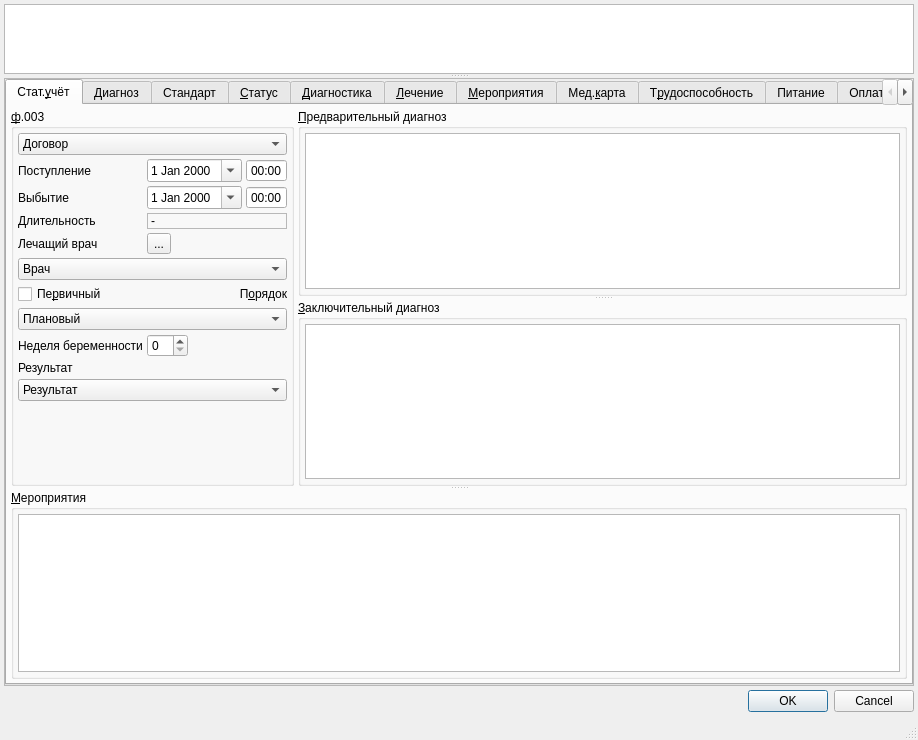
<?xml version="1.0" encoding="UTF-8"?>
<ui version="4.0">
 <class>Dialog</class>
 <widget class="QDialog" name="Dialog">
  <property name="geometry">
   <rect>
    <x>0</x>
    <y>0</y>
    <width>918</width>
    <height>740</height>
   </rect>
  </property>
  <property name="windowTitle">
   <string>Dialog</string>
  </property>
  <property name="sizeGripEnabled">
   <bool>true</bool>
  </property>
  <layout class="QGridLayout" name="gridLayout_4">
   <property name="margin">
    <number>4</number>
   </property>
   <property name="spacing">
    <number>4</number>
   </property>
   <item row="0" column="0">
    <widget class="QSplitter" name="splitter_3">
     <property name="sizePolicy">
      <sizepolicy hsizetype="Preferred" vsizetype="Preferred">
       <horstretch>0</horstretch>
       <verstretch>2</verstretch>
      </sizepolicy>
     </property>
     <property name="orientation">
      <enum>Qt::Vertical</enum>
     </property>
     <widget class="CTextBrowser" name="txtClientInfoBrowser">
      <property name="sizePolicy">
       <sizepolicy hsizetype="Expanding" vsizetype="Ignored">
        <horstretch>0</horstretch>
        <verstretch>1</verstretch>
       </sizepolicy>
      </property>
      <property name="minimumSize">
       <size>
        <width>0</width>
        <height>0</height>
       </size>
      </property>
      <property name="maximumSize">
       <size>
        <width>16777215</width>
        <height>16777215</height>
       </size>
      </property>
      <property name="focusPolicy">
       <enum>Qt::ClickFocus</enum>
      </property>
      <property name="whatsThis">
       <string>Описание пациента</string>
      </property>
      <property name="html">
       <string>&lt;!DOCTYPE HTML PUBLIC &quot;-//W3C//DTD HTML 4.0//EN&quot; &quot;http://www.w3.org/TR/REC-html40/strict.dtd&quot;&gt;
&lt;html&gt;&lt;head&gt;&lt;meta name=&quot;qrichtext&quot; content=&quot;1&quot; /&gt;&lt;style type=&quot;text/css&quot;&gt;
p, li { white-space: pre-wrap; }
&lt;/style&gt;&lt;/head&gt;&lt;body style=&quot; font-family:'MS Shell Dlg 2'; font-size:8.25pt; font-weight:400; font-style:normal;&quot;&gt;
&lt;p style=&quot;-qt-paragraph-type:empty; margin-top:0px; margin-bottom:0px; margin-left:0px; margin-right:0px; -qt-block-indent:0; text-indent:0px; font-size:8pt;&quot;&gt;&lt;br /&gt;&lt;/p&gt;&lt;/body&gt;&lt;/html&gt;</string>
      </property>
     </widget>
     <widget class="QScrollArea" name="scrollArea">
      <property name="sizePolicy">
       <sizepolicy hsizetype="Preferred" vsizetype="Preferred">
        <horstretch>0</horstretch>
        <verstretch>5</verstretch>
       </sizepolicy>
      </property>
      <property name="widgetResizable">
       <bool>true</bool>
      </property>
      <widget class="QTabWidget" name="tabWidget">
       <property name="geometry">
        <rect>
         <x>0</x>
         <y>0</y>
         <width>908</width>
         <height>598</height>
        </rect>
       </property>
       <property name="tabPosition">
        <enum>QTabWidget::North</enum>
       </property>
       <property name="tabShape">
        <enum>QTabWidget::Rounded</enum>
       </property>
       <property name="currentIndex">
        <number>0</number>
       </property>
       <widget class="QWidget" name="tabToken">
        <attribute name="title">
         <string>Стат.&amp;учёт</string>
        </attribute>
        <layout class="QGridLayout" name="gridLayout_3">
         <property name="margin">
          <number>4</number>
         </property>
         <property name="spacing">
          <number>4</number>
         </property>
         <item row="0" column="0">
          <widget class="QSplitter" name="splitter_2">
           <property name="orientation">
            <enum>Qt::Vertical</enum>
           </property>
           <property name="opaqueResize">
            <bool>true</bool>
           </property>
           <property name="childrenCollapsible">
            <bool>false</bool>
           </property>
           <widget class="QFrame" name="frameBaseAndDiagnosises">
            <property name="frameShape">
             <enum>QFrame::NoFrame</enum>
            </property>
            <property name="frameShadow">
             <enum>QFrame::Raised</enum>
            </property>
            <layout class="QHBoxLayout" name="horizontalLayout">
             <property name="spacing">
              <number>4</number>
             </property>
             <property name="margin">
              <number>0</number>
             </property>
             <item>
              <widget class="QGroupBox" name="grpBase">
               <property name="sizePolicy">
                <sizepolicy hsizetype="Maximum" vsizetype="Preferred">
                 <horstretch>0</horstretch>
                 <verstretch>0</verstretch>
                </sizepolicy>
               </property>
               <property name="title">
                <string>&amp;ф.003</string>
               </property>
               <layout class="QGridLayout" name="gridLayout_2">
                <property name="margin">
                 <number>4</number>
                </property>
                <property name="spacing">
                 <number>4</number>
                </property>
                <item row="5" column="1">
                 <widget class="QToolButton" name="btnExecPersonList">
                  <property name="text">
                   <string>...</string>
                  </property>
                 </widget>
                </item>
                <item row="12" column="0" colspan="2">
                 <spacer name="verticalSpacer">
                  <property name="orientation">
                   <enum>Qt::Vertical</enum>
                  </property>
                  <property name="sizeHint" stdset="0">
                   <size>
                    <width>20</width>
                    <height>40</height>
                   </size>
                  </property>
                 </spacer>
                </item>
                <item row="0" column="0" colspan="2">
                 <widget class="CContractComboBox" name="cmbContract">
                  <property name="whatsThis">
                   <string>номер, дата и основание договора в рамках которого производится осмотр</string>
                  </property>
                  <item>
                   <property name="text">
                    <string>Договор</string>
                   </property>
                  </item>
                 </widget>
                </item>
                <item row="1" column="0">
                 <widget class="QLabel" name="lblBegDate">
                  <property name="sizePolicy">
                   <sizepolicy hsizetype="Maximum" vsizetype="Preferred">
                    <horstretch>0</horstretch>
                    <verstretch>0</verstretch>
                   </sizepolicy>
                  </property>
                  <property name="text">
                   <string>Поступление</string>
                  </property>
                  <property name="buddy">
                   <cstring>edtBegDate</cstring>
                  </property>
                 </widget>
                </item>
                <item row="2" column="0">
                 <widget class="QLabel" name="lblEndDate">
                  <property name="sizePolicy">
                   <sizepolicy hsizetype="Maximum" vsizetype="Preferred">
                    <horstretch>0</horstretch>
                    <verstretch>0</verstretch>
                   </sizepolicy>
                  </property>
                  <property name="text">
                   <string>Выбытие</string>
                  </property>
                  <property name="buddy">
                   <cstring>edtEndDate</cstring>
                  </property>
                 </widget>
                </item>
                <item row="3" column="0">
                 <widget class="QLabel" name="lblDuration">
                  <property name="sizePolicy">
                   <sizepolicy hsizetype="Maximum" vsizetype="Preferred">
                    <horstretch>0</horstretch>
                    <verstretch>0</verstretch>
                   </sizepolicy>
                  </property>
                  <property name="text">
                   <string>Длительность</string>
                  </property>
                 </widget>
                </item>
                <item row="3" column="1">
                 <widget class="QLabel" name="lblDurationValue">
                  <property name="frameShape">
                   <enum>QFrame::StyledPanel</enum>
                  </property>
                  <property name="frameShadow">
                   <enum>QFrame::Sunken</enum>
                  </property>
                  <property name="text">
                   <string>-</string>
                  </property>
                 </widget>
                </item>
                <item row="6" column="0" colspan="2">
                 <widget class="CPersonComboBoxEx" name="cmbPerson">
                  <property name="whatsThis">
                   <string>врач отвечающий за осмотр (терапевт)</string>
                  </property>
                  <item>
                   <property name="text">
                    <string>Врач</string>
                   </property>
                  </item>
                 </widget>
                </item>
                <item row="7" column="0">
                 <widget class="QCheckBox" name="chkPrimary">
                  <property name="text">
                   <string>Пе&amp;рвичный</string>
                  </property>
                 </widget>
                </item>
                <item row="7" column="1">
                 <widget class="QLabel" name="lblOrder">
                  <property name="text">
                   <string>П&amp;орядок</string>
                  </property>
                  <property name="alignment">
                   <set>Qt::AlignRight|Qt::AlignTrailing|Qt::AlignVCenter</set>
                  </property>
                  <property name="buddy">
                   <cstring>cmbOrder</cstring>
                  </property>
                 </widget>
                </item>
                <item row="10" column="0" colspan="2">
                 <widget class="QLabel" name="lblResult">
                  <property name="sizePolicy">
                   <sizepolicy hsizetype="Maximum" vsizetype="Preferred">
                    <horstretch>0</horstretch>
                    <verstretch>0</verstretch>
                   </sizepolicy>
                  </property>
                  <property name="text">
                   <string>Результат</string>
                  </property>
                  <property name="buddy">
                   <cstring>cmbResult</cstring>
                  </property>
                 </widget>
                </item>
                <item row="11" column="0" colspan="2">
                 <widget class="CRBComboBox" name="cmbResult">
                  <property name="whatsThis">
                   <string>результат осмотра</string>
                  </property>
                  <item>
                   <property name="text">
                    <string>Результат</string>
                   </property>
                  </item>
                 </widget>
                </item>
                <item row="1" column="1">
                 <widget class="QFrame" name="frame_2">
                  <property name="frameShape">
                   <enum>QFrame::NoFrame</enum>
                  </property>
                  <property name="frameShadow">
                   <enum>QFrame::Plain</enum>
                  </property>
                  <property name="lineWidth">
                   <number>0</number>
                  </property>
                  <layout class="QHBoxLayout" name="horizontalLayout_2">
                   <property name="spacing">
                    <number>4</number>
                   </property>
                   <property name="margin">
                    <number>0</number>
                   </property>
                   <item>
                    <widget class="CDateEdit" name="edtBegDate">
                     <property name="whatsThis">
                      <string>дата начала осмотра</string>
                     </property>
                     <property name="calendarPopup">
                      <bool>true</bool>
                     </property>
                    </widget>
                   </item>
                   <item>
                    <widget class="QTimeEdit" name="edtBegTime">
                     <property name="buttonSymbols">
                      <enum>QAbstractSpinBox::NoButtons</enum>
                     </property>
                     <property name="displayFormat">
                      <string>HH:mm</string>
                     </property>
                     <property name="calendarPopup">
                      <bool>false</bool>
                     </property>
                    </widget>
                   </item>
                  </layout>
                 </widget>
                </item>
                <item row="2" column="1">
                 <widget class="QFrame" name="frame_3">
                  <property name="frameShape">
                   <enum>QFrame::NoFrame</enum>
                  </property>
                  <property name="frameShadow">
                   <enum>QFrame::Plain</enum>
                  </property>
                  <property name="lineWidth">
                   <number>0</number>
                  </property>
                  <layout class="QHBoxLayout" name="horizontalLayout_3">
                   <property name="spacing">
                    <number>4</number>
                   </property>
                   <property name="margin">
                    <number>0</number>
                   </property>
                   <item>
                    <widget class="CDateEdit" name="edtEndDate">
                     <property name="whatsThis">
                      <string>дата окончания осмотра</string>
                     </property>
                     <property name="calendarPopup">
                      <bool>true</bool>
                     </property>
                    </widget>
                   </item>
                   <item>
                    <widget class="QTimeEdit" name="edtEndTime">
                     <property name="buttonSymbols">
                      <enum>QAbstractSpinBox::NoButtons</enum>
                     </property>
                     <property name="displayFormat">
                      <string>HH:mm</string>
                     </property>
                     <property name="calendarPopup">
                      <bool>false</bool>
                     </property>
                    </widget>
                   </item>
                  </layout>
                 </widget>
                </item>
                <item row="8" column="0" colspan="2">
                 <widget class="CROComboBox" name="cmbOrder">
                  <item>
                   <property name="text">
                    <string>Плановый</string>
                   </property>
                  </item>
                  <item>
                   <property name="text">
                    <string>Экстренный</string>
                   </property>
                  </item>
                  <item>
                   <property name="text">
                    <string>Самотёком</string>
                   </property>
                  </item>
                  <item>
                   <property name="text">
                    <string>Принудительный</string>
                   </property>
                  </item>
                  <item>
                   <property name="text">
                    <string>Внутренний перевод</string>
                   </property>
                  </item>
                  <item>
                   <property name="text">
                    <string>Неотложная</string>
                   </property>
                  </item>
                 </widget>
                </item>
                <item row="9" column="0">
                 <widget class="QLabel" name="lblPregnancyWeek">
                  <property name="text">
                   <string>Неделя беременности</string>
                  </property>
                  <property name="buddy">
                   <cstring>edtPregnancyWeek</cstring>
                  </property>
                 </widget>
                </item>
                <item row="9" column="1">
                 <widget class="QSpinBox" name="edtPregnancyWeek">
                  <property name="sizePolicy">
                   <sizepolicy hsizetype="Maximum" vsizetype="Fixed">
                    <horstretch>0</horstretch>
                    <verstretch>0</verstretch>
                   </sizepolicy>
                  </property>
                  <property name="maximum">
                   <number>44</number>
                  </property>
                 </widget>
                </item>
                <item row="5" column="0">
                 <widget class="QLabel" name="lblPerson">
                  <property name="sizePolicy">
                   <sizepolicy hsizetype="Maximum" vsizetype="Preferred">
                    <horstretch>0</horstretch>
                    <verstretch>0</verstretch>
                   </sizepolicy>
                  </property>
                  <property name="text">
                   <string>Лечащий врач</string>
                  </property>
                  <property name="buddy">
                   <cstring>cmbPerson</cstring>
                  </property>
                 </widget>
                </item>
               </layout>
              </widget>
             </item>
             <item>
              <widget class="QSplitter" name="splitter">
               <property name="frameShape">
                <enum>QFrame::NoFrame</enum>
               </property>
               <property name="frameShadow">
                <enum>QFrame::Plain</enum>
               </property>
               <property name="lineWidth">
                <number>0</number>
               </property>
               <property name="orientation">
                <enum>Qt::Vertical</enum>
               </property>
               <property name="childrenCollapsible">
                <bool>false</bool>
               </property>
               <widget class="QGroupBox" name="grpInspections_2">
                <property name="title">
                 <string>&amp;Предварительный диагноз</string>
                </property>
                <layout class="QVBoxLayout" name="_4">
                 <property name="spacing">
                  <number>4</number>
                 </property>
                 <property name="margin">
                  <number>4</number>
                 </property>
                 <item>
                  <widget class="CDiagnosticsInDocTableView" name="tblPreliminaryDiagnostics">
                   <property name="sizePolicy">
                    <sizepolicy hsizetype="Expanding" vsizetype="Maximum">
                     <horstretch>0</horstretch>
                     <verstretch>0</verstretch>
                    </sizepolicy>
                   </property>
                   <property name="minimumSize">
                    <size>
                     <width>0</width>
                     <height>100</height>
                    </size>
                   </property>
                  </widget>
                 </item>
                </layout>
               </widget>
               <widget class="QGroupBox" name="grpInspections">
                <property name="title">
                 <string>&amp;Заключительный диагноз</string>
                </property>
                <layout class="QVBoxLayout" name="_2">
                 <property name="spacing">
                  <number>4</number>
                 </property>
                 <property name="margin">
                  <number>4</number>
                 </property>
                 <item>
                  <widget class="CDiagnosticsInDocTableView" name="tblFinalDiagnostics">
                   <property name="sizePolicy">
                    <sizepolicy hsizetype="Expanding" vsizetype="Maximum">
                     <horstretch>0</horstretch>
                     <verstretch>0</verstretch>
                    </sizepolicy>
                   </property>
                   <property name="minimumSize">
                    <size>
                     <width>0</width>
                     <height>100</height>
                    </size>
                   </property>
                  </widget>
                 </item>
                </layout>
               </widget>
              </widget>
             </item>
            </layout>
           </widget>
           <widget class="QFrame" name="frame">
            <property name="frameShape">
             <enum>QFrame::NoFrame</enum>
            </property>
            <property name="frameShadow">
             <enum>QFrame::Plain</enum>
            </property>
            <layout class="QVBoxLayout" name="verticalLayout">
             <property name="spacing">
              <number>4</number>
             </property>
             <property name="margin">
              <number>0</number>
             </property>
             <item>
              <widget class="QGroupBox" name="grpActions">
               <property name="title">
                <string>&amp;Мероприятия</string>
               </property>
               <layout class="QGridLayout" name="_3">
                <property name="margin">
                 <number>4</number>
                </property>
                <property name="spacing">
                 <number>4</number>
                </property>
                <item row="0" column="0">
                 <widget class="CInDocTableView" name="tblActions">
                  <property name="sizePolicy">
                   <sizepolicy hsizetype="Expanding" vsizetype="Expanding">
                    <horstretch>0</horstretch>
                    <verstretch>20</verstretch>
                   </sizepolicy>
                  </property>
                 </widget>
                </item>
               </layout>
              </widget>
             </item>
            </layout>
           </widget>
          </widget>
         </item>
        </layout>
       </widget>
       <widget class="CEventMedicalDiagnosisPage" name="tabMedicalDiagnosis">
        <attribute name="title">
         <string>Диагноз</string>
        </attribute>
       </widget>
       <widget class="CEventMesPage" name="tabMes">
        <attribute name="title">
         <string>Стандарт</string>
        </attribute>
       </widget>
       <widget class="CActionsPage" name="tabStatus">
        <attribute name="title">
         <string>&amp;Статус</string>
        </attribute>
       </widget>
       <widget class="CActionsPage" name="tabDiagnostic">
        <attribute name="title">
         <string>&amp;Диагностика</string>
        </attribute>
       </widget>
       <widget class="CActionsPage" name="tabCure">
        <attribute name="title">
         <string>&amp;Лечение</string>
        </attribute>
       </widget>
       <widget class="CActionsPage" name="tabMisc">
        <attribute name="title">
         <string>&amp;Мероприятия</string>
        </attribute>
       </widget>
       <widget class="CAmbCardPage" name="tabAmbCard">
        <attribute name="title">
         <string>Мед.&amp;карта</string>
        </attribute>
       </widget>
       <widget class="QWidget" name="tabTempInvalidEtc">
        <attribute name="title">
         <string>Т&amp;рудоспособность</string>
        </attribute>
        <layout class="QGridLayout" name="gridLayout">
         <property name="margin">
          <number>4</number>
         </property>
         <property name="spacing">
          <number>4</number>
         </property>
         <item row="0" column="0">
          <widget class="QTabWidget" name="tabTempInvalidAndAegrotat">
           <property name="currentIndex">
            <number>0</number>
           </property>
           <widget class="QWidget" name="tabTempInvalid">
            <attribute name="title">
             <string>Листок &amp;нетрудоспособности</string>
            </attribute>
            <layout class="QVBoxLayout" name="verticalLayout_5">
             <property name="spacing">
              <number>4</number>
             </property>
             <property name="margin">
              <number>4</number>
             </property>
             <item>
              <widget class="CTempInvalid" name="grpTempInvalid">
               <property name="sizePolicy">
                <sizepolicy hsizetype="Preferred" vsizetype="Expanding">
                 <horstretch>0</horstretch>
                 <verstretch>0</verstretch>
                </sizepolicy>
               </property>
               <property name="checked">
                <bool>false</bool>
               </property>
              </widget>
             </item>
            </layout>
           </widget>
           <widget class="QWidget" name="tabAegrotat">
            <attribute name="title">
             <string>С&amp;правка</string>
            </attribute>
            <layout class="QVBoxLayout" name="verticalLayout_4">
             <property name="spacing">
              <number>4</number>
             </property>
             <property name="margin">
              <number>4</number>
             </property>
             <item>
              <widget class="CTempInvalid" name="grpAegrotat">
               <property name="sizePolicy">
                <sizepolicy hsizetype="Preferred" vsizetype="Expanding">
                 <horstretch>0</horstretch>
                 <verstretch>0</verstretch>
                </sizepolicy>
               </property>
               <property name="checked">
                <bool>false</bool>
               </property>
              </widget>
             </item>
            </layout>
           </widget>
           <widget class="QWidget" name="tabDisability">
            <attribute name="title">
             <string>Инвалидность</string>
            </attribute>
            <layout class="QVBoxLayout" name="verticalLayout_2">
             <property name="spacing">
              <number>4</number>
             </property>
             <property name="margin">
              <number>4</number>
             </property>
             <item>
              <widget class="CTempInvalid" name="grpDisability">
               <property name="sizePolicy">
                <sizepolicy hsizetype="Preferred" vsizetype="Expanding">
                 <horstretch>0</horstretch>
                 <verstretch>0</verstretch>
                </sizepolicy>
               </property>
               <property name="checked">
                <bool>false</bool>
               </property>
              </widget>
             </item>
            </layout>
           </widget>
           <widget class="QWidget" name="tabVitalRestriction">
            <attribute name="title">
             <string>&amp;Ограничения жизнедеятельности</string>
            </attribute>
            <layout class="QVBoxLayout" name="verticalLayout_6">
             <property name="spacing">
              <number>4</number>
             </property>
             <property name="margin">
              <number>4</number>
             </property>
             <item>
              <widget class="CTempInvalid" name="grpVitalRestriction">
               <property name="sizePolicy">
                <sizepolicy hsizetype="Preferred" vsizetype="Expanding">
                 <horstretch>0</horstretch>
                 <verstretch>0</verstretch>
                </sizepolicy>
               </property>
               <property name="checked">
                <bool>false</bool>
               </property>
              </widget>
             </item>
            </layout>
           </widget>
          </widget>
         </item>
        </layout>
       </widget>
       <widget class="CEventFeedPage" name="tabFeed">
        <attribute name="title">
         <string>Питание</string>
        </attribute>
       </widget>
       <widget class="CEventCashPage" name="tabCash">
        <attribute name="title">
         <string>Оплата</string>
        </attribute>
       </widget>
       <widget class="QWidget" name="tabExport">
        <attribute name="title">
         <string>Экспорт</string>
        </attribute>
        <layout class="QGridLayout" name="gridLayout_55">
         <property name="margin">
          <number>1</number>
         </property>
         <property name="spacing">
          <number>1</number>
         </property>
         <item row="0" column="0">
          <widget class="QTabWidget" name="tabWidget_2">
           <property name="currentIndex">
            <number>0</number>
           </property>
           <widget class="QWidget" name="tab_3">
            <attribute name="title">
             <string>Событие</string>
            </attribute>
            <layout class="QHBoxLayout" name="horizontalLayout_9">
             <item>
              <widget class="CInDocTableView" name="tblExport"/>
             </item>
            </layout>
           </widget>
           <widget class="QWidget" name="tab">
            <attribute name="title">
             <string>Документы</string>
            </attribute>
            <layout class="QHBoxLayout" name="horizontalLayout_8">
             <item>
              <widget class="CInDocTableView" name="tblExport_FileAttach"/>
             </item>
            </layout>
           </widget>
           <widget class="QWidget" name="tab_2">
            <attribute name="title">
             <string>ВИМИС</string>
            </attribute>
            <layout class="QHBoxLayout" name="horizontalLayout_7">
             <item>
              <widget class="CInDocTableView" name="tblExport_VIMIS">
               <property name="maximumSize">
                <size>
                 <width>16777215</width>
                 <height>16777215</height>
                </size>
               </property>
               <property name="sizeIncrement">
                <size>
                 <width>0</width>
                 <height>-1</height>
                </size>
               </property>
               <property name="baseSize">
                <size>
                 <width>0</width>
                 <height>-1</height>
                </size>
               </property>
              </widget>
             </item>
            </layout>
           </widget>
          </widget>
         </item>
        </layout>
       </widget>
       <widget class="CEventNotesPage" name="tabNotes">
        <attribute name="title">
         <string>Приме&amp;чания</string>
        </attribute>
       </widget>
      </widget>
     </widget>
    </widget>
   </item>
   <item row="2" column="0">
    <layout class="QHBoxLayout" name="horizontalLayout_4" stretch="0,0,0,0,0">
     <property name="spacing">
      <number>6</number>
     </property>
     <property name="sizeConstraint">
      <enum>QLayout::SetDefaultConstraint</enum>
     </property>
     <item>
      <widget class="QStatusBar" name="statusBar">
       <property name="sizePolicy">
        <sizepolicy hsizetype="Preferred" vsizetype="Fixed">
         <horstretch>0</horstretch>
         <verstretch>0</verstretch>
        </sizepolicy>
       </property>
       <property name="toolTip">
        <string>A status bar</string>
       </property>
       <property name="whatsThis">
        <string>A status bar.</string>
       </property>
       <property name="sizeGripEnabled">
        <bool>false</bool>
       </property>
      </widget>
     </item>
     <item>
      <spacer name="horizontalSpacer">
       <property name="orientation">
        <enum>Qt::Horizontal</enum>
       </property>
       <property name="sizeType">
        <enum>QSizePolicy::Minimum</enum>
       </property>
       <property name="sizeHint" stdset="0">
        <size>
         <width>40</width>
         <height>20</height>
        </size>
       </property>
      </spacer>
     </item>
     <item>
      <widget class="QLabel" name="lblProlongateEvent">
       <property name="text">
        <string/>
       </property>
      </widget>
     </item>
     <item>
      <widget class="QLabel" name="lblValueExternalId">
       <property name="text">
        <string/>
       </property>
      </widget>
     </item>
     <item>
      <widget class="QLabel" name="lblValueMesCode">
       <property name="text">
        <string/>
       </property>
      </widget>
     </item>
    </layout>
   </item>
   <item row="1" column="0">
    <widget class="QDialogButtonBox" name="buttonBox">
     <property name="orientation">
      <enum>Qt::Horizontal</enum>
     </property>
     <property name="standardButtons">
      <set>QDialogButtonBox::Cancel|QDialogButtonBox::Ok</set>
     </property>
    </widget>
   </item>
  </layout>
 </widget>
 <customwidgets>
  <customwidget>
   <class>CRBComboBox</class>
   <extends>QComboBox</extends>
   <header>library/crbcombobox.h</header>
  </customwidget>
  <customwidget>
   <class>CInDocTableView</class>
   <extends>QTableView</extends>
   <header>library/InDocTable.h</header>
  </customwidget>
  <customwidget>
   <class>CDateEdit</class>
   <extends>QDateEdit</extends>
   <header>library/DateEdit</header>
  </customwidget>
  <customwidget>
   <class>CContractComboBox</class>
   <extends>QComboBox</extends>
   <header>Orgs/OrgComboBox.h</header>
  </customwidget>
  <customwidget>
   <class>CTextBrowser</class>
   <extends>QTextBrowser</extends>
   <header>library/TextBrowser.h</header>
  </customwidget>
  <customwidget>
   <class>CPersonComboBoxEx</class>
   <extends>QComboBox</extends>
   <header>Orgs/PersonComboBoxEx.h</header>
  </customwidget>
  <customwidget>
   <class>CActionsPage</class>
   <extends>QWidget</extends>
   <header>Events/ActionsPage.h</header>
   <container>1</container>
  </customwidget>
  <customwidget>
   <class>CEventNotesPage</class>
   <extends>QWidget</extends>
   <header>Events/EventNotesPage.h</header>
   <container>1</container>
  </customwidget>
  <customwidget>
   <class>CTempInvalid</class>
   <extends>QGroupBox</extends>
   <header>Events/TempInvalid.h</header>
   <container>1</container>
  </customwidget>
  <customwidget>
   <class>CEventCashPage</class>
   <extends>QWidget</extends>
   <header>Events/EventCashPage.h</header>
   <container>1</container>
  </customwidget>
  <customwidget>
   <class>CAmbCardPage</class>
   <extends>QWidget</extends>
   <header>Events/AmbCardPage.h</header>
   <container>1</container>
  </customwidget>
  <customwidget>
   <class>CROComboBox</class>
   <extends>QComboBox</extends>
   <header>library/ROComboBox.h</header>
  </customwidget>
  <customwidget>
   <class>CEventMesPage</class>
   <extends>QWidget</extends>
   <header>Events/EventMesPage.h</header>
   <container>1</container>
  </customwidget>
  <customwidget>
   <class>CEventFeedPage</class>
   <extends>QWidget</extends>
   <header>Events/EventFeedPage.h</header>
   <container>1</container>
  </customwidget>
  <customwidget>
   <class>CDiagnosticsInDocTableView</class>
   <extends>QTableView</extends>
   <header>Events/EventDiagnosticsTable.h</header>
  </customwidget>
  <customwidget>
   <class>CEventMedicalDiagnosisPage</class>
   <extends>QWidget</extends>
   <header>Events/EventMedicalDiagnosisPage.h</header>
   <container>1</container>
  </customwidget>
 </customwidgets>
 <tabstops>
  <tabstop>tabWidget</tabstop>
  <tabstop>cmbContract</tabstop>
  <tabstop>edtBegDate</tabstop>
  <tabstop>edtBegTime</tabstop>
  <tabstop>edtEndDate</tabstop>
  <tabstop>edtEndTime</tabstop>
  <tabstop>btnExecPersonList</tabstop>
  <tabstop>cmbPerson</tabstop>
  <tabstop>chkPrimary</tabstop>
  <tabstop>cmbOrder</tabstop>
  <tabstop>edtPregnancyWeek</tabstop>
  <tabstop>cmbResult</tabstop>
  <tabstop>tblPreliminaryDiagnostics</tabstop>
  <tabstop>tblFinalDiagnostics</tabstop>
  <tabstop>tblActions</tabstop>
  <tabstop>tabTempInvalidAndAegrotat</tabstop>
  <tabstop>grpTempInvalid</tabstop>
  <tabstop>grpAegrotat</tabstop>
  <tabstop>grpDisability</tabstop>
  <tabstop>grpVitalRestriction</tabstop>
 </tabstops>
 <resources/>
 <connections>
  <connection>
   <sender>buttonBox</sender>
   <signal>accepted()</signal>
   <receiver>Dialog</receiver>
   <slot>accept()</slot>
   <hints>
    <hint type="sourcelabel">
     <x>607</x>
     <y>727</y>
    </hint>
    <hint type="destinationlabel">
     <x>574</x>
     <y>746</y>
    </hint>
   </hints>
  </connection>
  <connection>
   <sender>buttonBox</sender>
   <signal>rejected()</signal>
   <receiver>Dialog</receiver>
   <slot>reject()</slot>
   <hints>
    <hint type="sourcelabel">
     <x>680</x>
     <y>727</y>
    </hint>
    <hint type="destinationlabel">
     <x>672</x>
     <y>746</y>
    </hint>
   </hints>
  </connection>
 </connections>
</ui>
